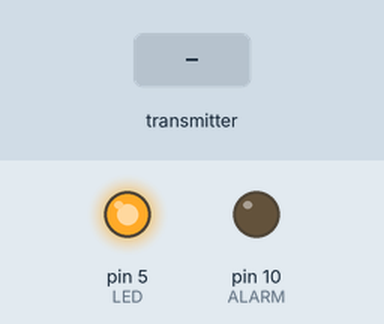
Bench run of a sketch on a simulated Arduino Uno, built with avr-gcc and run on an emulated ATmega328P. On the bench: output pins drawn as LEDs (lit = HIGH). The test bench sets the inputs (shaded band). No radio packets arrive unless stated; pins used as bus, display or sensor lines are not drawn; what the sketch prints to the serial monitor is not drawn.

Above: at 1.2 s.
1.3 s: the transmitter starts sending data.0 = 0
Timing chart, 0 to 4.3 s (numbered marks = the images above; inputs shaded):
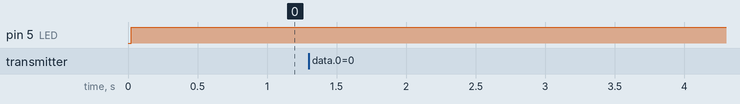

The sketch:

light-receive.ino
```cpp
// Feather9x_RX
// -*- mode: C++ -*-
// Example sketch showing how to create a simple messaging client (receiver)
// with the RH_RF95 class. RH_RF95 class does not provide for addressing or
// reliability, so you should only use RH_RF95 if you do not need the higher
// level messaging abilities.
// It is designed to work with the other example Feather9x_TX

#include <SPI.h>
#include <RH_RF95.h>

// for Feather32u4 RFM9x
#define RFM95_CS 8
#define RFM95_RST 4
#define RFM95_INT 7


// Change to 434.0 or other frequency, must match RX's freq!
#define RF95_FREQ 433.0

// Singleton instance of the radio driver
RH_RF95 rf95(RFM95_CS, RFM95_INT);

// Blinky on receipt
#define LED 5

#define ALARM 10

#define DANGER_TIMEOUT 5000

unsigned long lastRecievedTime = 0;

enum Message
{
  CLEAR = 0,
  DANGER = 1
};


bool danger = false;

void setup()
{
  pinMode(LED, OUTPUT);
  pinMode(RFM95_RST, OUTPUT);
  pinMode(ALARM, OUTPUT);
  digitalWrite(RFM95_RST, HIGH);
  digitalWrite(ALARM, LOW);

  Serial.begin(115200);

  // manual reset
  digitalWrite(RFM95_RST, LOW);
  delay(10);
  digitalWrite(RFM95_RST, HIGH);
  delay(10);

  while (!rf95.init()) {
    Serial.println("LoRa radio init failed");
    Serial.println("Uncomment '#define SERIAL_DEBUG' in RH_RF95.cpp for detailed debug info");
    while (1);
  }
  Serial.println("LoRa radio init OK!");

  // Defaults after init are 434.0MHz, modulation GFSK_Rb250Fd250, +13dbM
  if (!rf95.setFrequency(RF95_FREQ)) {
    Serial.println("setFrequency failed");
    while (1);
  }
  Serial.print("Set Freq to: "); Serial.println(RF95_FREQ);

  // Defaults after init are 434.0MHz, 13dBm, Bw = 125 kHz, Cr = 4/5, Sf = 128chips/symbol, CRC on

  // The default transmitter power is 13dBm, using PA_BOOST.
  // If you are using RFM95/96/97/98 modules which uses the PA_BOOST transmitter pin, then
  // you can set transmitter powers from 5 to 23 dBm:
  rf95.setTxPower(23, false);
}


void loop()
{
  if (rf95.available())
  {
    // Should be a message for us now
    uint8_t data[1];
    uint8_t len = sizeof(data);

    if (rf95.recv(data, &len))
    {
      Message message = data[0];
      if(message == Message::CLEAR)
      {
        Serial.println("received CLEAR");
        danger = false;
      }
      else if(message == Message::DANGER)
      {
        Serial.println("received DANGER");
        danger = true;
      }

      lastRecievedTime = millis();
    }
    else
    {
      Serial.println("RECEIVE FAILED");
    }
  }

  digitalWrite(ALARM, danger);

  // Update status LED if we haven't got data in a while.
  if(millis() - lastRecievedTime > 1500)
  {
    digitalWrite(LED, LOW);
  }
  else {
    digitalWrite(LED, HIGH);
  }

  if(danger && millis() - lastRecievedTime > DANGER_TIMEOUT)
  {
    danger = false;
    playTimeoutAnimation();
  }
}

void playTimeoutAnimation()
{
  digitalWrite(ALARM, LOW);
  delay(500);
  digitalWrite(ALARM, HIGH);
  delay(200);
  digitalWrite(ALARM, LOW);
  delay(100);
  digitalWrite(ALARM, HIGH);
  delay(200);
  digitalWrite(ALARM, LOW);

}
```

Measured:
- after the input at 1.3 s, pin 5 (LED): stays HIGH (without the input it goes to LOW after 0.20 s)
